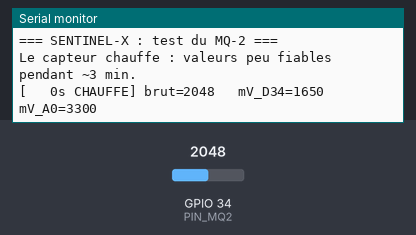
Recording of a sketch running on a simulated ESP32. Shown: the last lines printed to the serial monitor. The test bench sets the inputs (shaded band); at power-on: GPIO 34 (PIN_MQ2) = 2048 (analog values on the 0–4095 scale).

Above: at 1.7 s.
1.8 s: GPIO 34 (PIN_MQ2) set to 1228
At 3.7 s:
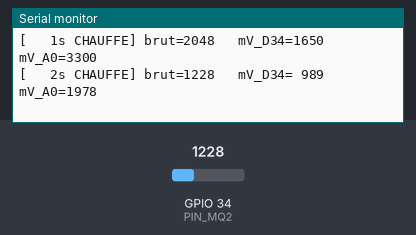
4.8 s: GPIO 34 (PIN_MQ2) set to 491
At 5.9 s:
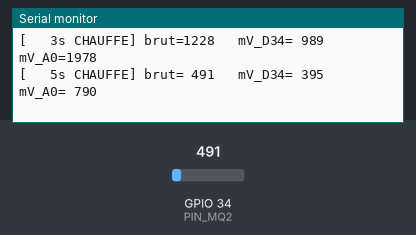
7.6 s: GPIO 34 (PIN_MQ2) set to 0
At 9.1 s:
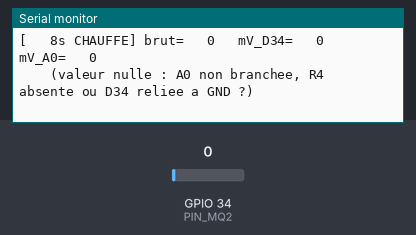
9.8 s: GPIO 34 (PIN_MQ2) set to 2047
At 11.4 s:
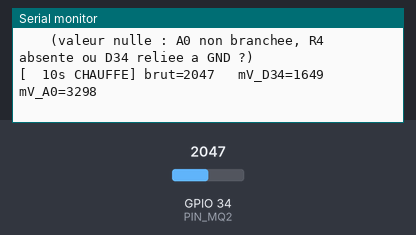
12.8 s: GPIO 34 (PIN_MQ2) set to 4095
At 14.5 s:
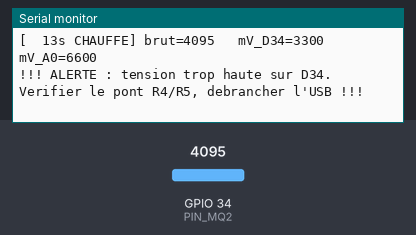
Timing chart, 0 to 16.0 s (numbered marks = the images above; inputs shaded):
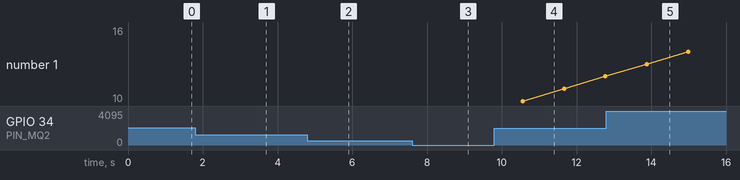

The sketch:

test_04_mq2.ino
```cpp
/*
 * SENTINEL-X — Test 04 : MQ-2 (gaz et fumées) + pont diviseur
 * -----------------------------------------------------------
 * Aucune bibliothèque nécessaire.
 *
 * Câblage testé : VCC -> rail 5 V ; GND -> GND ; D0 non branchée
 *                 A0 -> R4 10k -> rangée de jonction -> R5 10k -> GND
 *                 rangée de jonction -> D34
 *
 * Ce que le programme affiche chaque seconde :
 *   - brut      : valeur du convertisseur, de 0 à 4095 (12 bits)
 *   - mV_D34    : tension réellement présente sur la broche D34
 *   - mV_A0     : tension de sortie du MQ-2 = mV_D34 x 2 (à cause du pont)
 *
 * Résultats attendus :
 *   - Pendant les premières minutes : valeurs hautes qui DESCENDENT doucement
 *     (le capteur chauffe). Attendre au moins 3-5 min avant de juger.
 *   - Air propre, capteur chaud : valeur stable, mV_A0 typiquement 300-1500 mV
 *     (dépend du réglage du module : ce qui compte, c'est la stabilité).
 *   - Test : gaz de briquet SANS FLAMME, 1-2 s à quelques cm, pièce aérée
 *     -> la valeur monte fortement en quelques secondes puis redescend.
 *
 * SÉCURITÉ : si mV_D34 dépasse 3000 mV, le programme affiche une alerte.
 * Cela voudrait dire que le pont diviseur est mal câblé -> débrancher l'USB.
 */

const int   PIN_MQ2    = 34;     // ADC1 : fonctionne même avec le Wi-Fi actif
const float RATIO_PONT = 2.0;    // R4 = R5 -> la tension est divisée par 2
const int   NB_ECHANTILLONS = 20;            // moyenne pour lisser le bruit de l'ADC
const unsigned long DUREE_CHAUFFE_S = 180;   // 3 min de chauffe minimum

void setup() {
  Serial.begin(115200);
  delay(500);
  Serial.println("\n=== SENTINEL-X : test du MQ-2 ===");
  analogReadResolution(12);   // 12 bits : 0..4095
  // Atténuation par défaut de l'ESP32 = 11 dB -> mesure possible jusqu'à ~3,1 V
  Serial.println("Le capteur chauffe : valeurs peu fiables pendant ~3 min.");
}

void loop() {
  // Moyenne de plusieurs lectures : l'ADC de l'ESP32 est un peu bruité
  long sommeBrut = 0;
  long sommeMv   = 0;
  for (int i = 0; i < NB_ECHANTILLONS; i++) {
    sommeBrut += analogRead(PIN_MQ2);
    sommeMv   += analogReadMilliVolts(PIN_MQ2);  // valeur calibrée en usine, en mV
    delay(5);
  }
  int brut  = sommeBrut / NB_ECHANTILLONS;
  int mvD34 = sommeMv   / NB_ECHANTILLONS;
  int mvA0  = mvD34 * RATIO_PONT;

  unsigned long secondes = millis() / 1000;
  const char* etat = (secondes < DUREE_CHAUFFE_S) ? "CHAUFFE" : "pret";

  Serial.printf("[%4lus %-7s] brut=%4d   mV_D34=%4d   mV_A0=%4d\n",
                secondes, etat, brut, mvD34, mvA0);

  if (mvD34 > 3000) {
    Serial.println("!!! ALERTE : tension trop haute sur D34. Verifier le pont R4/R5, debrancher l'USB !!!");
  }
  if (brut == 0) {
    Serial.println("    (valeur nulle : A0 non branchee, R4 absente ou D34 reliee a GND ?)");
  }

  delay(1000);
}
```

Measured:
- after the input at 1.8 s, the serial monitor: prints a new line after 1.0 s (image 1)
- after the input at 4.8 s, the serial monitor: prints a new line after 0.23 s (image 2)
- after the input at 7.6 s, the serial monitor: prints a new line after 0.74 s (image 3)
- after the input at 9.8 s, the serial monitor: prints a new line after 0.76 s (image 4)
- after the input at 12.8 s, the serial monitor: prints a new line after 1.1 s (image 5)
